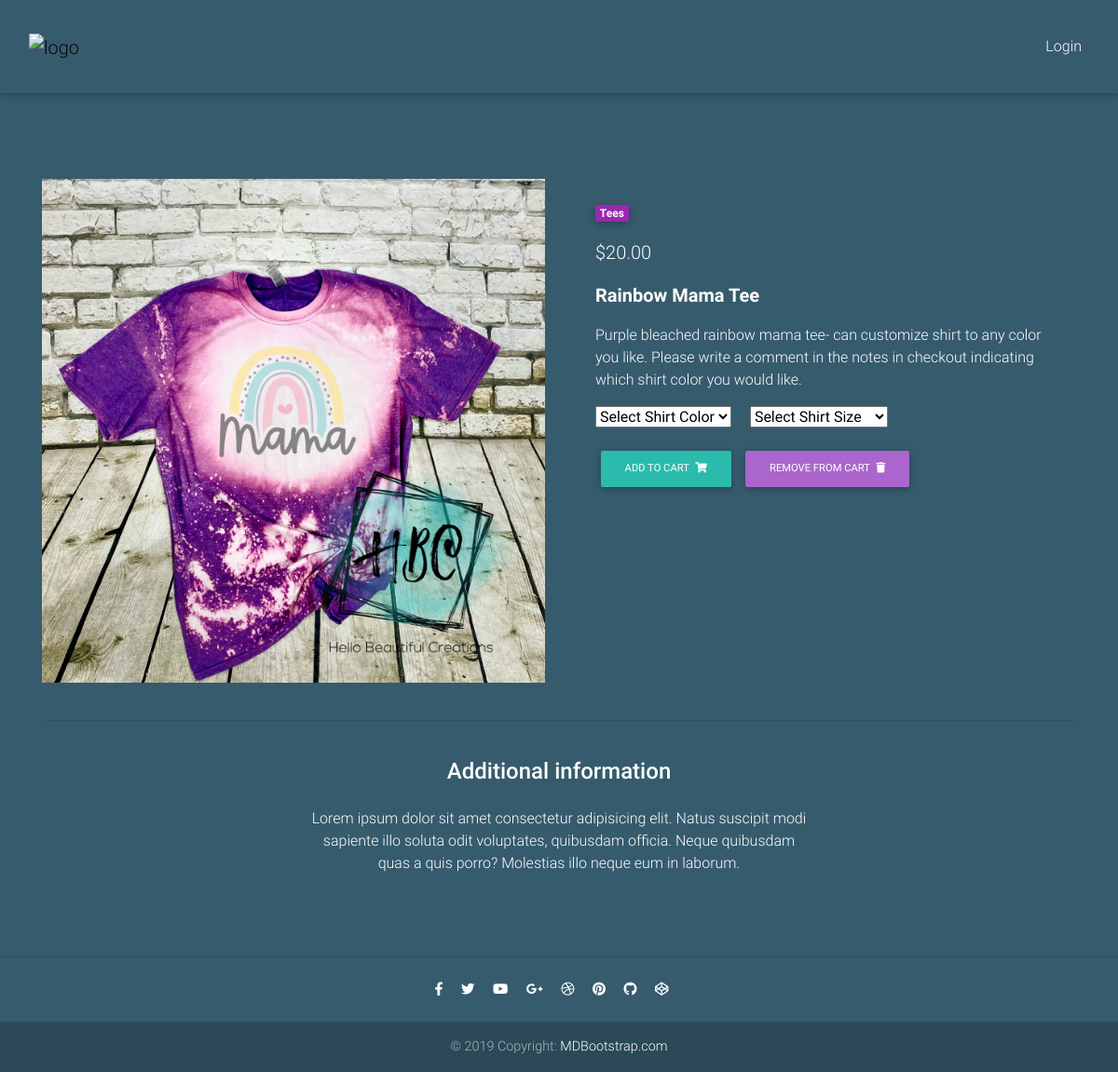
/product/1/, run on the app's committed database.
### hbc_app/models.py (models this page shows, shortened)
class Item(models.Model):
    item_name = models.CharField(max_length= 100)
    price = models.FloatField()
    discount_price = models.FloatField(blank= True, null= True)
    category = models.CharField(choices= CATEGORY, max_length= 3)
    image = models.ImageField(null= True, blank= True)
    description = models.TextField()
    shirt_color = models.CharField(max_length= 50, choices=CHOICES, null= True, blank=True)
    created_at = models.DateTimeField(auto_now_add=True)
    updated_at = models.DateTimeField(auto_now=True)
    def get_add_to_cart_url(self):
        return reverse("hbc_app:add-to-cart", kwargs={
            "pk": self.pk
        })
    def get_remove_from_cart_url(self):
        return reverse("hbc_app:remove-from-cart", kwargs={
            "pk": self.pk
        })

### hbc_app/views.py (the view)
# urls.py: path('product/<pk>/', ProductView.as_view(), name= 'product'),
class ProductView(DetailView):
    model= Item
    template_name= "product.html"

### hbc_app/templates/product.html (shortened to what this page needs)
{% extends 'base.html' %}
{% block content %}
    <main class="mt-5 pt-4">
        <div class="container white-text mt-5">
        <div class="row wow fadeIn">
            <div class="col-md-6 mb-4">
            <img src="{{ item.image.url }}" class="img-fluid" alt="">
            </div>
            <div class="col-md-6 mb-4">
            <div class="p-4">
                <div class="mb-3">
                <a href="">
                    <span class="badge purple mr-1">{{ object.get_category_display }}</span>
                </a>
                </div>
                <p class="lead">
                {% if object.discount_price %}
                <span class="mr-1">
                <del>${{ object.price|floatformat:2 }}</del>
                </span>
                <span>${{ object.discount_price }}</span>
                {% else %}
                <span>${{ item.price|floatformat:2 }}</span>
                {% endif %}
                </p>
                <p class="lead font-weight-bold">{{ object.item_name }}</p>
                <p>{{ object.description }}</p>
                <div class="form-group">
                    <select name="shirt_color_dropdown" class="form-select" aria-label= "Default select example">
                        <option value="-1">Select Shirt Color</option>
                    </select>
                    <select name="size" class="form-select ml-3" aria-label= "Default select example">
                        <option value="-1">Select Shirt Size</option>
                    </select>
                </div>
                <div class="mt-4">
                    <a href="{{ object.get_add_to_cart_url }}" class="btn btn-default btn-md my-0 p" >Add to cart
                        <i class="fas fa-shopping-cart ml-1"></i>
                    </a>
                    <a href="{{ object.get_remove_from_cart_url }}" class="btn btn-secondary btn-md my-0 p" >Remove From cart
                        <i class="fas fa-trash ml-1"></i>
                    </a>
                </div>
            </div>
            </div>
        </div>
        <hr>
        <div class="row d-flex justify-content-center wow fadeIn">
            <div class="col-md-6 text-center">
            <h4 class="my-4 h4">Additional information</h4>
            <p>Lorem ipsum dolor sit amet consectetur adipisicing elit. Natus suscipit modi sapiente illo soluta odit
                voluptates,
                quibusdam officia. Neque quibusdam quas a quis porro? Molestias illo neque eum in laborum.</p>
            </div>
        </div>
        <div class="row wow fadeIn">
            <div class="col-lg-4 col-md-12 mb-4">
            </div>
            <div class="col-lg-4 col-md-6 mb-4">
            </div>
            <div class="col-lg-4 col-md-6 mb-4">
            </div>
        </div>
        </div>
    </main>
{% endblock content %}

### hbc_app/templates/base.html (style rules this page uses)
html, body, header, .carousel { height: 60vh; }

### data on the page
Item: image (picture), category "Tees", price "20.00", item_name "Rainbow Mama Tee", description "Purple bleached rainbow mama tee- can customize shirt to any color you like. Please write a comment in the notes in checkout indicating which shirt color you would like."
